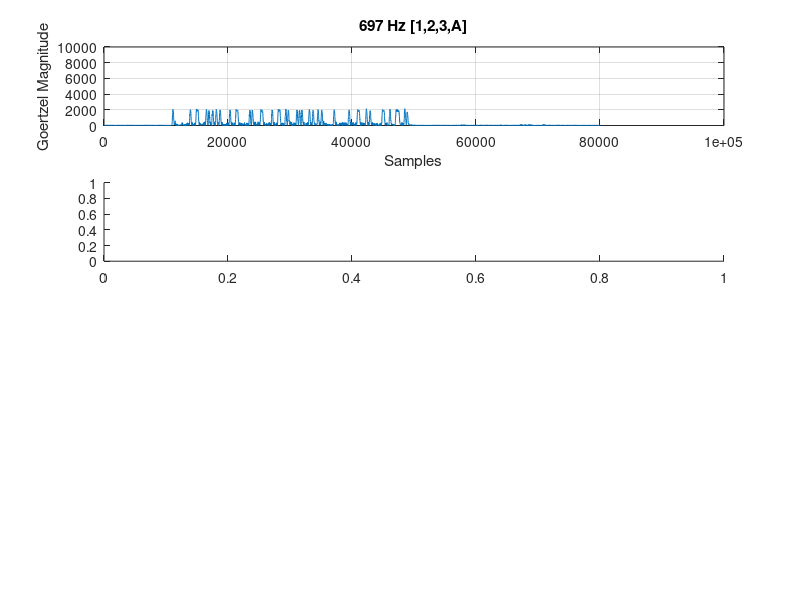

The MATLAB script that drew this image: (Note: this script raises an error after producing the figure.)
in697 = load('697.txt');
in770 = load('770.txt');
in852 = load('852.txt');
in941 = load('941.txt');
in1209 = load('1209.txt');
in1336 = load('1336.txt');
in1477 = load('1477.txt');
in1633 = load('1633.txt');

x = 0:10:length(in697)*10 - 1;

figure(1)
subplot(4,1,1)
plot(x,in697)
title('697 Hz [1,2,3,A]')
xlabel('Samples')
ylabel('Goertzel Magnitude')
ylim([0,10000])
grid on

subplot(4,1,2)
plot(x,in770)
title('770 Hz [4,5,6,B]')
xlabel('Samples')
ylabel('Goertzel Magnitude')
ylim([0,10000])
grid on

subplot(4,1,3)
plot(x,in852)
title('852 Hz [7,8,9,C]')
xlabel('Samples')
ylabel('Goertzel Magnitude')
ylim([0,10000])
grid on

subplot(4,1,4)
plot(x,in941)
title('941 Hz [*,0,#,D]')
xlabel('Samples')
ylabel('Goertzel Magnitude')
ylim([0,10000])
grid on

figure(2)
subplot(4,1,1)
plot(x,in1209)
title('1209 Hz [1,4,7,*]')
xlabel('Samples')
ylabel('Goertzel Magnitude')
ylim([0,15000])
grid on

subplot(4,1,2)
plot(x,in1336)
title('1336 Hz [2,5,8,0]')
xlabel('Samples')
ylabel('Goertzel Magnitude')
ylim([0,15000])
grid on

subplot(4,1,3)
plot(x,in1477)
title('1477 Hz [3,6,9,#]')
xlabel('Samples')
ylabel('Goertzel Magnitude')
ylim([0,15000])
grid on

subplot(4,1,4)
plot(x,in1633)
title('1633 Hz [A,B,C,D]')
xlabel('Samples')
ylabel('Goertzel Magnitude')
ylim([0,15000])
grid on